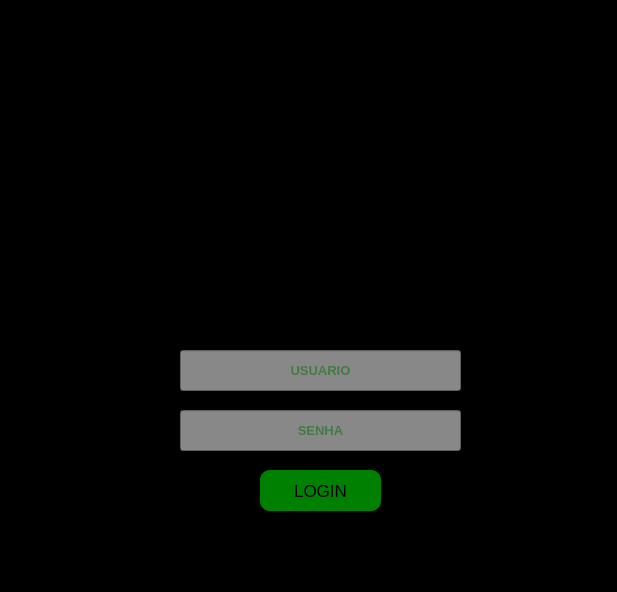
<?xml version="1.0" encoding="UTF-8"?>
<ui version="4.0">
 <class>login</class>
 <widget class="QWidget" name="login">
  <property name="geometry">
   <rect>
    <x>0</x>
    <y>0</y>
    <width>617</width>
    <height>592</height>
   </rect>
  </property>
  <property name="windowTitle">
   <string>Form</string>
  </property>
  <property name="styleSheet">
   <string notr="true">background-color: rgb(0, 0, 0);</string>
  </property>
  <widget class="QFrame" name="frame">
   <property name="geometry">
    <rect>
     <x>90</x>
     <y>40</y>
     <width>451</width>
     <height>501</height>
    </rect>
   </property>
   <property name="styleSheet">
    <string notr="true">background-color: rgb(0, 0, 66);
background-color: rgb(0, 0, 0);</string>
   </property>
   <property name="frameShape">
    <enum>QFrame::StyledPanel</enum>
   </property>
   <property name="frameShadow">
    <enum>QFrame::Raised</enum>
   </property>
   <widget class="QLineEdit" name="txt_user">
    <property name="geometry">
     <rect>
      <x>90</x>
      <y>310</y>
      <width>281</width>
      <height>41</height>
     </rect>
    </property>
    <property name="font">
     <font>
      <pointsize>10</pointsize>
      <weight>75</weight>
      <italic>false</italic>
      <bold>true</bold>
     </font>
    </property>
    <property name="styleSheet">
     <string notr="true">background-color: rgb(136, 136, 136);
color: rgb(0, 108, 0);</string>
    </property>
    <property name="alignment">
     <set>Qt::AlignCenter</set>
    </property>
    <property name="placeholderText">
     <string>USUARIO</string>
    </property>
   </widget>
   <widget class="QLineEdit" name="txt_senha">
    <property name="geometry">
     <rect>
      <x>90</x>
      <y>370</y>
      <width>281</width>
      <height>41</height>
     </rect>
    </property>
    <property name="font">
     <font>
      <pointsize>10</pointsize>
      <weight>75</weight>
      <bold>true</bold>
     </font>
    </property>
    <property name="styleSheet">
     <string notr="true">background-color: rgb(136, 136, 136);
color: rgb(0, 108, 0);</string>
    </property>
    <property name="echoMode">
     <enum>QLineEdit::Password</enum>
    </property>
    <property name="alignment">
     <set>Qt::AlignCenter</set>
    </property>
    <property name="placeholderText">
     <string>SENHA</string>
    </property>
   </widget>
   <widget class="QPushButton" name="btn_login">
    <property name="geometry">
     <rect>
      <x>170</x>
      <y>430</y>
      <width>121</width>
      <height>41</height>
     </rect>
    </property>
    <property name="font">
     <font>
      <pointsize>13</pointsize>
     </font>
    </property>
    <property name="cursor">
     <cursorShape>PointingHandCursor</cursorShape>
    </property>
    <property name="styleSheet">
     <string notr="true">QPushButton{

background-color:  green;
color: rgb(0,0,0);
border-radius:10px;

}

QPushButton:hover{

background-color:  white;
color: green;
border-radius:10px;

}</string>
    </property>
    <property name="text">
     <string>LOGIN</string>
    </property>
   </widget>
   <widget class="QLabel" name="label">
    <property name="geometry">
     <rect>
      <x>120</x>
      <y>40</y>
      <width>221</width>
      <height>231</height>
     </rect>
    </property>
    <property name="text">
     <string/>
    </property>
    <property name="pixmap">
     <pixmap>_img/login.jpg</pixmap>
    </property>
    <property name="scaledContents">
     <bool>true</bool>
    </property>
   </widget>
  </widget>
 </widget>
 <resources/>
 <connections/>
</ui>
